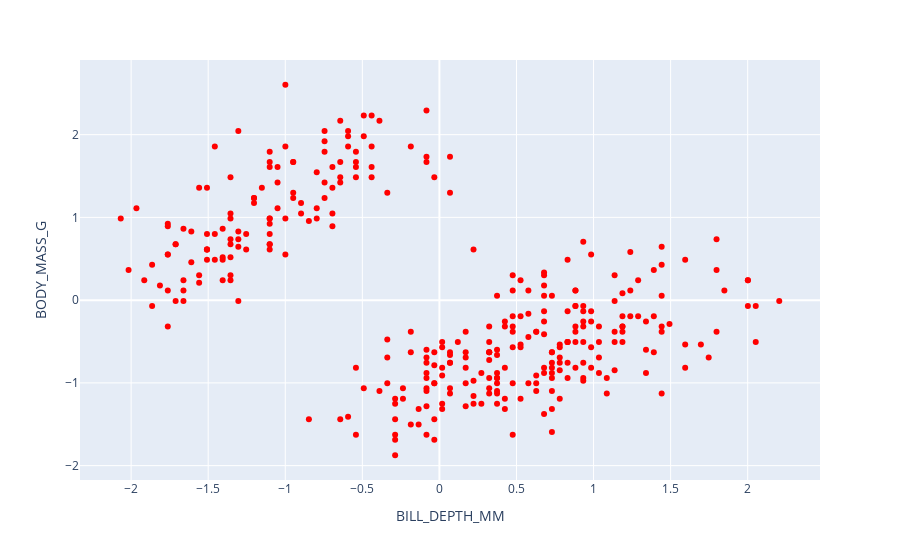

Notebook code for this chart:
### Code cell
fig_2.show()

### Figure 1 — Plotly figure (JSON) as saved in the notebook; plotly's stock layout.template omitted (floating-point values rounded to 4 significant figures; data arrays with more than 128 entries replaced by an {"elided": "..."} marker saying what was removed)
{"data": [{"hovertemplate": "BILL_DEPTH_MM=%{x}<br>BODY_MASS_G=%{y}<extra></extra>", "legendgroup": "", "marker": {"color": "red", "symbol": "circle"}, "mode": "markers", "name": "", "orientation": "v", "showlegend": false, "type": "scatter", "x": {"elided": "333 float values"}, "xaxis": "x", "y": {"elided": "333 float values"}, "yaxis": "y"}], "layout": {"legend": {"tracegroupgap": 0}, "margin": {"t": 60}, "xaxis": {"anchor": "y", "domain": [0, 1], "title": {"text": "BILL_DEPTH_MM"}}, "yaxis": {"anchor": "x", "domain": [0, 1], "title": {"text": "BODY_MASS_G"}}}}
